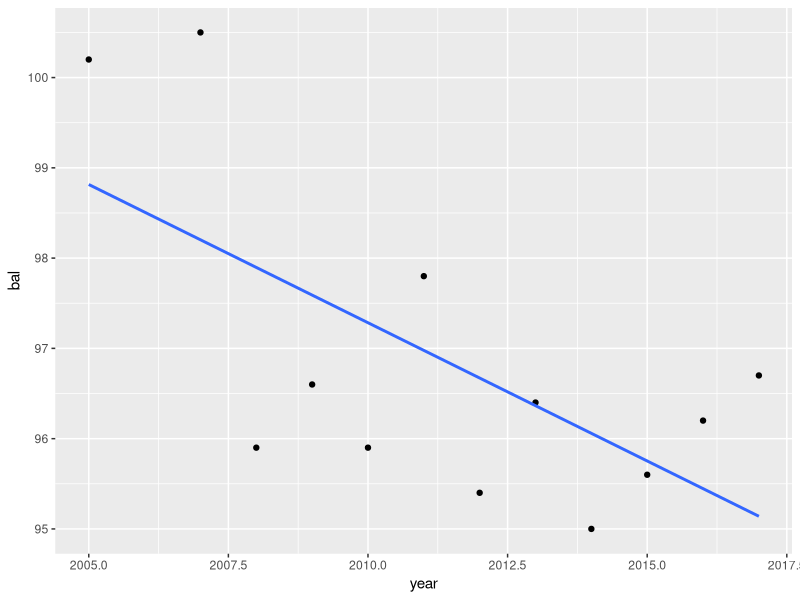

The R source for this figure:


library(tidyr)
library(dplyr)                          # >= 0.8.0
library(purrr)
library(ggplot2)

gender_stats <- read.csv("gender-imbalance-vietnam.csv",
                         stringsAsFactors = FALSE)

bigger_font_theme <- theme_minimal() +
    theme(text = element_text(size = 15))

## the national trend over years?

national_trend <- gender_stats %>%
    filter(region == "CẢ NƯỚC") %>%
    gather(year, pct, y2005:y2017) %>%
    mutate(year = as.integer(gsub("y", "", year)))

national_trend_plot <- national_trend %>%
    ggplot(aes(year, pct)) +
    geom_step(color = "darkgreen") +
    geom_point(size = 3, color = "red4") +
    scale_x_continuous(breaks = c(2005, 2007:2017)) +
    scale_y_continuous(breaks = unique(national_trend$pct)) +
    labs(x = NULL, y = NULL) +
    bigger_font_theme +
    theme(panel.grid.minor.y = element_blank(),
          panel.grid.minor.x = element_blank()) +
    theme(axis.text.x = element_text(angle = 45, hjust = 1))

## ggsave(filename = "figures/national_trend.pdf", national_trend_plot)
## ==> changes in national numbers seem to be small and steady.
## How did they come up with those numbers?

regions <- c("CẢ NƯỚC", "Đồng bằng sông Hồng", "Trung du và miền núi phía Bắc",
             "Bắc Trung Bộ và duyên hải miền Trung", "Tây Nguyên",
             "Đông Nam Bộ", "Đồng bằng sông Cửu Long")

## average of all provinces?
gender_stats %>%
    filter(!province %in% regions) %>%
    summarise_if(is.numeric, mean, na.rm = TRUE) # Nope

## median of all provinces?
gender_stats %>%
    filter(!province %in% regions) %>%
    summarise_if(is.numeric, median, na.rm = TRUE) # Nope

## average of all regions
gender_stats %>%
    filter(province %in% regions[regions != "CẢ NƯỚC"]) %>%
    summarise_if(is.numeric, mean, na.rm = TRUE) # Nope

## median of all regions
gender_stats %>%
    filter(province %in% regions[regions != "CẢ NƯỚC"]) %>%
    summarise_if(is.numeric, median, na.rm = TRUE) # Nope

## ==> there must be a weighted formula to calculate the national statistics?

## Which provinces have shown incresing trend? Are there any difference betwwen
## regions?

province_only <- gender_stats %>%
    filter(!province %in% regions)

## demo for Hanoi only
hanoi <- province_only %>%
    filter(province == "Hà Nội") %>%
    gather(year, bal, y2005:y2017) %>%
    mutate(year = as.numeric(gsub("y", "", year)))

hanoi %>%
    ggplot(aes(year, bal)) +
    geom_point() +
    geom_smooth(se = FALSE, method = "lm")

lm(bal ~ year, hanoi)$coefficients[2]   # slope of the fitted line
## negative: downtrend
## positive: uptrend

province_model <- province_only %>%
    gather(year, bal, y2005:y2017) %>%
    mutate(year = as.numeric(gsub("y", "", year))) %>%
    group_by(province) %>%
    nest() %>%
    mutate(model = map(data, ~ lm(bal ~ year, data = .x))) %>%
    mutate(slope = map_dbl(model, ~ .x[["coefficients"]][2]))

## number of provinces have positive trend
sum(province_model$slope > 0)           # 43
## number of provinces have negative trend
sum(province_model$slope < 0)           # 21
